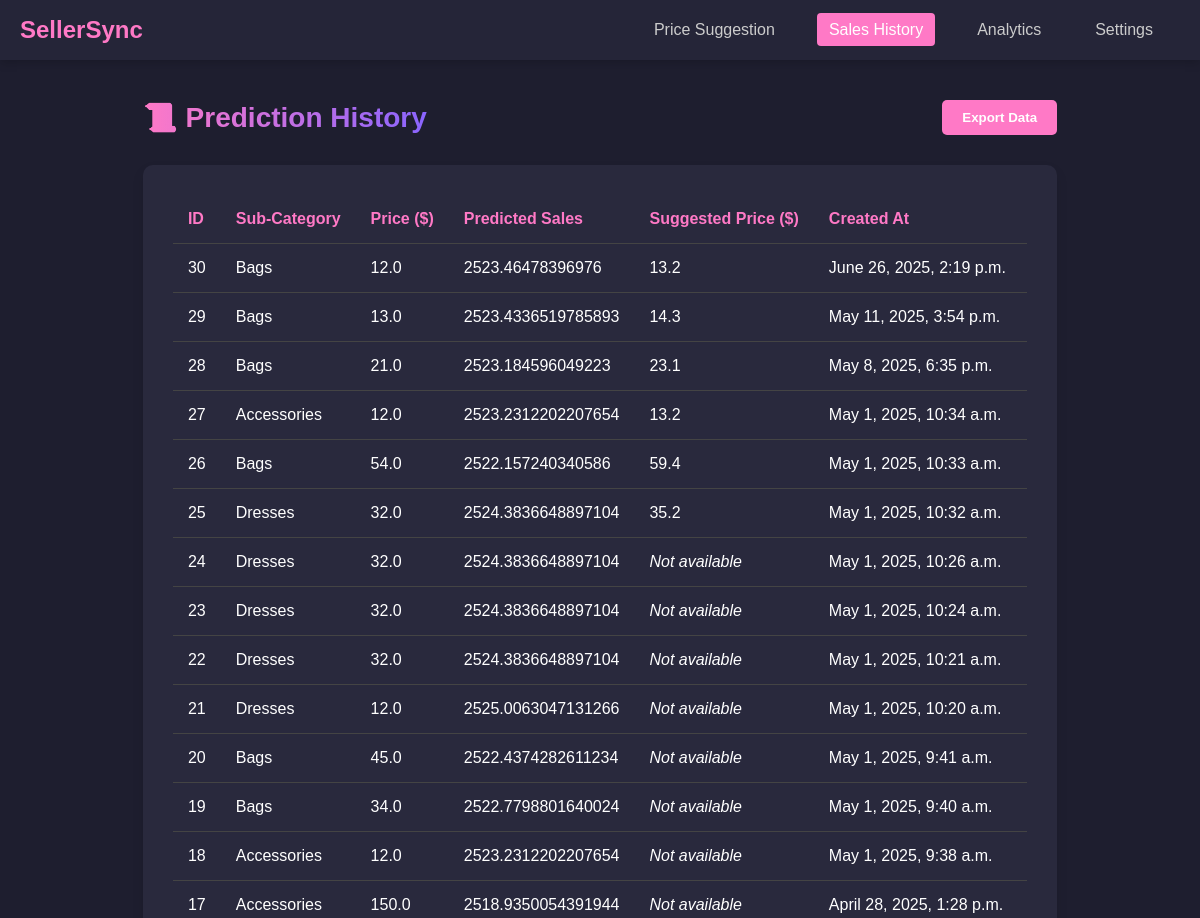
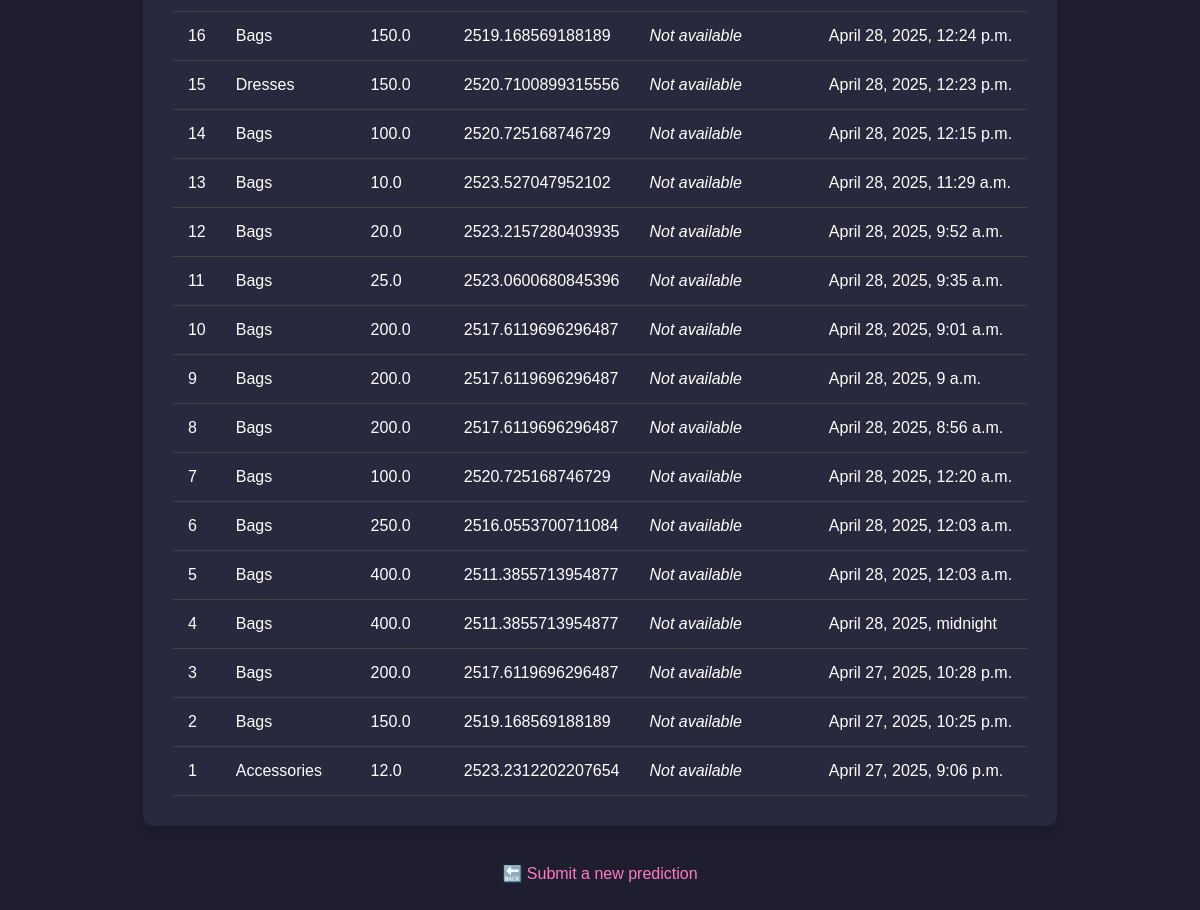
The page /price-suggestion/history/ on the database its author committed (2 pictures, top to bottom).
### price_suggestion/models.py (models this page shows, shortened)
class PricePredictionRequest(models.Model):
    sub_category = models.CharField(max_length=255)
    price = models.FloatField()
    predicted_sales = models.FloatField()
    suggested_price = models.FloatField(null=True)
    created_at = models.DateTimeField(auto_now_add=True)

### price_suggestion/views.py (the view)
# urls.py: path('history/', views.prediction_history, name='prediction_history'),
def prediction_history(request):
    predictions = PricePredictionRequest.objects.all().order_by('-created_at')
    return render(request, "price_suggestion/history.html", {
        "predictions": predictions
    })

### price_suggestion/templates/price_suggestion/history.html (shortened to what this page needs)
<!DOCTYPE html>
<html lang="en">
<head>
    <link rel="stylesheet" href="/static/css/price_suggestion.css">
</head>
<body>
    <header class="top-header">
        <div class="logo">SellerSync</div>
        <nav>
            <ul>
                <li><a href="/price-suggestion/form/">Price Suggestion</a></li>
                <li class="active"><a href="/price-suggestion/history/">Sales History</a></li>
                <li><a href="#">Analytics</a></li>
                <li><a href="#">Settings</a></li>
            </ul>
        </nav>
    </header>
    <div class="container">
        <div class="header-bar">
            <h1>📜 Prediction History</h1>
            <button class="download-btn" onclick="downloadReport()">Export Data</button>
        </div>
        <div class="table-container">
            <table>
                <thead>
                    <tr>
                        <th>ID</th>
                        <th>Sub-Category</th>
                        <th>Price ($)</th>
                        <th>Predicted Sales</th>
                        <th>Suggested Price ($)</th>
                        <th>Created At</th>
                    </tr>
                </thead>
                <tbody>
                    {% for prediction in predictions %}
                    <tr>
                        <td>{{ prediction.id }}</td>
                        <td>{{ prediction.sub_category }}</td>
                        <td>{{ prediction.price }}</td>
                        <td>{{ prediction.predicted_sales }}</td>
                        <td>
                            {% if prediction.suggested_price %}
                                {{ prediction.suggested_price }}
                            {% else %}
                                <em>Not available</em>
                            {% endif %}
                        </td>
                        <td>{{ prediction.created_at }}</td>
                    </tr>
                    {% empty %}
                    <tr>
                        <td colspan="6">No predictions found.</td>
                    </tr>
                    {% endfor %}
                </tbody>
            </table>
        </div>
        <div class="back-link">
            <a href="/price-suggestion/form/">🔙 Submit a new prediction</a>
        </div>
    </div>
</body>
</html>

### price_suggestion/static/css/price_suggestion.css (style rules this page uses)
body { font-family: Arial, sans-serif; background-color: #1e1e2f; color: #fff; margin: 0; padding: 0; min-height: 100vh; display: flex; flex-direction: column; }
.top-header { display: flex; justify-content: space-between; align-items: center; background-color: #252538; padding: 0 20px; height: 60px; box-shadow: 0 2px 10px rgba(0, 0, 0, 0.2); }
.logo { color: #ff79c6; font-size: 24px; font-weight: bold; }
nav ul { display: flex; list-style: none; margin: 0; padding: 0; }
nav ul li { margin: 0 15px; }
nav ul li a { color: #ccc; text-decoration: none; padding: 8px 12px; border-radius: 4px; transition: all 0.3s; }
nav ul li.active a { color: #fff; background: #ff79c6; }
.container { max-width: 1200px; margin: 40px auto; padding: 0 20px; flex: 1; }
.header-bar { display: flex; justify-content: space-between; align-items: center; margin-bottom: 30px; }
.header-bar h1 { margin: 0; font-size: 28px; background: linear-gradient(90deg, #ff79c6, #8a65ff); -webkit-background-clip: text; background-clip: text; color: transparent; }
.download-btn { background: #ff79c6; border: none; padding: 10px 20px; cursor: pointer; color: white; border-radius: 5px; font-weight: bold; transition: background-color 0.3s; }
.form-container, .result-container, .table-container { background: #29293d; padding: 30px; border-radius: 10px; box-shadow: 0 6px 12px rgba(0, 0, 0, 0.1); margin-bottom: 30px; }
.table-container { overflow-x: auto; }
table { width: 100%; border-collapse: collapse; }
th, td { padding: 15px; text-align: left; border-bottom: 1px solid #444; }
th { color: #ff79c6; font-weight: bold; }
.navigation-links, .back-link { margin-top: 20px; display: flex; justify-content: center; gap: 20px; }
.navigation-links a, .back-link a { color: #ff79c6; text-decoration: none; padding: 8px 15px; border-radius: 5px; transition: background-color 0.3s; }

### rows shown on the page
PricePredictionRequest: id "30", sub_category "Bags", price "12.0", predicted_sales "2523.46478396976", suggested_price "13.2", created_at "June 26, 2025, 2:19 p.m."
PricePredictionRequest: id "29", sub_category "Bags", price "13.0", predicted_sales "2523.4336519785893", suggested_price "14.3", created_at "May 11, 2025, 3:54 p.m."
PricePredictionRequest: id "28", sub_category "Bags", price "21.0", predicted_sales "2523.184596049223", suggested_price "23.1", created_at "May 8, 2025, 6:35 p.m."
PricePredictionRequest: id "27", sub_category "Accessories", price "12.0", predicted_sales "2523.2312202207654", suggested_price "13.2", created_at "May 1, 2025, 10:34 a.m."
PricePredictionRequest: id "26", sub_category "Bags", price "54.0", predicted_sales "2522.157240340586", suggested_price "59.4", created_at "May 1, 2025, 10:33 a.m."
PricePredictionRequest: id "25", sub_category "Dresses", price "32.0", predicted_sales "2524.3836648897104", suggested_price "35.2", created_at "May 1, 2025, 10:32 a.m."
PricePredictionRequest: id "24", sub_category "Dresses", price "32.0", predicted_sales "2524.3836648897104", shows "Not available", created_at "May 1, 2025, 10:26 a.m."
PricePredictionRequest: id "23", sub_category "Dresses", price "32.0", predicted_sales "2524.3836648897104", shows "Not available", created_at "May 1, 2025, 10:24 a.m."
PricePredictionRequest: id "22", sub_category "Dresses", price "32.0", predicted_sales "2524.3836648897104", shows "Not available", created_at "May 1, 2025, 10:21 a.m."
PricePredictionRequest: id "21", sub_category "Dresses", price "12.0", predicted_sales "2525.0063047131266", shows "Not available", created_at "May 1, 2025, 10:20 a.m."
PricePredictionRequest: id "20", sub_category "Bags", price "45.0", predicted_sales "2522.4374282611234", shows "Not available", created_at "May 1, 2025, 9:41 a.m."
PricePredictionRequest: id "19", sub_category "Bags", price "34.0", predicted_sales "2522.7798801640024", shows "Not available", created_at "May 1, 2025, 9:40 a.m."
PricePredictionRequest: id "18", sub_category "Accessories", price "12.0", predicted_sales "2523.2312202207654", shows "Not available", created_at "May 1, 2025, 9:38 a.m."
PricePredictionRequest: id "17", sub_category "Accessories", price "150.0", predicted_sales "2518.9350054391944", shows "Not available", created_at "April 28, 2025, 1:28 p.m."
PricePredictionRequest: id "16", sub_category "Bags", price "150.0", predicted_sales "2519.168569188189", shows "Not available", created_at "April 28, 2025, 12:24 p.m."
PricePredictionRequest: id "15", sub_category "Dresses", price "150.0", predicted_sales "2520.7100899315556", shows "Not available", created_at "April 28, 2025, 12:23 p.m."
PricePredictionRequest: id "14", sub_category "Bags", price "100.0", predicted_sales "2520.725168746729", shows "Not available", created_at "April 28, 2025, 12:15 p.m."
PricePredictionRequest: id "13", sub_category "Bags", price "10.0", predicted_sales "2523.527047952102", shows "Not available", created_at "April 28, 2025, 11:29 a.m."
PricePredictionRequest: id "12", sub_category "Bags", price "20.0", predicted_sales "2523.2157280403935", shows "Not available", created_at "April 28, 2025, 9:52 a.m."
PricePredictionRequest: id "11", sub_category "Bags", price "25.0", predicted_sales "2523.0600680845396", shows "Not available", created_at "April 28, 2025, 9:35 a.m."
PricePredictionRequest: id "10", sub_category "Bags", price "200.0", predicted_sales "2517.6119696296487", shows "Not available", created_at "April 28, 2025, 9:01 a.m."
PricePredictionRequest: id "9", sub_category "Bags", price "200.0", predicted_sales "2517.6119696296487", shows "Not available", created_at "April 28, 2025, 9 a.m."
PricePredictionRequest: id "8", sub_category "Bags", price "200.0", predicted_sales "2517.6119696296487", shows "Not available", created_at "April 28, 2025, 8:56 a.m."
PricePredictionRequest: id "7", sub_category "Bags", price "100.0", predicted_sales "2520.725168746729", shows "Not available", created_at "April 28, 2025, 12:20 a.m."
PricePredictionRequest: id "6", sub_category "Bags", price "250.0", predicted_sales "2516.0553700711084", shows "Not available", created_at "April 28, 2025, 12:03 a.m."
PricePredictionRequest: id "5", sub_category "Bags", price "400.0", predicted_sales "2511.3855713954877", shows "Not available", created_at "April 28, 2025, 12:03 a.m."
PricePredictionRequest: id "4", sub_category "Bags", price "400.0", predicted_sales "2511.3855713954877", shows "Not available", created_at "April 28, 2025, midnight"
PricePredictionRequest: id "3", sub_category "Bags", price "200.0", predicted_sales "2517.6119696296487", shows "Not available", created_at "April 27, 2025, 10:28 p.m."
PricePredictionRequest: id "2", sub_category "Bags", price "150.0", predicted_sales "2519.168569188189", shows "Not available", created_at "April 27, 2025, 10:25 p.m."
PricePredictionRequest: id "1", sub_category "Accessories", price "12.0", predicted_sales "2523.2312202207654", shows "Not available", created_at "April 27, 2025, 9:06 p.m."
